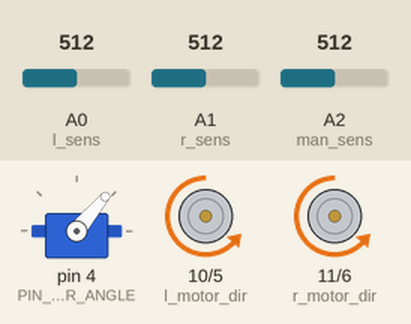
This sketch was run on a simulated Arduino Uno, built with avr-gcc and run on an emulated ATmega328P. Parts: servo, direction and speed pins drawn as motors (green arrow = direction pin HIGH = forward, orange = LOW = backward, longer = more drive). Inputs (shaded band) come from the test bench; at power-on: A2 (man_sens) = 512, A0 (l_sens) = 512, A1 (r_sens) = 512.

Above: at 8.8 s.
8.9 s: A2 (man_sens) set to 690
10.4 s: A2 (man_sens) set to 718
At 12.4 s:
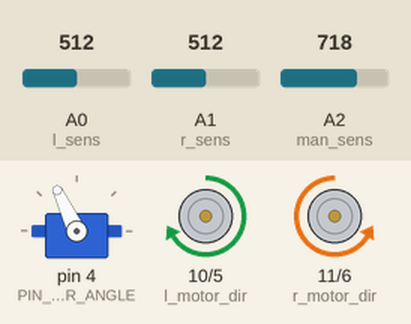
13.4 s: A0 (l_sens) set to 610
At 14.6 s:
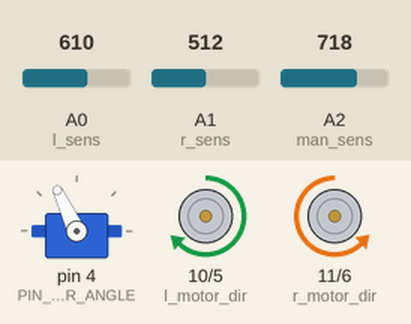
14.9 s: A1 (r_sens) set to 610
At 16.1 s:
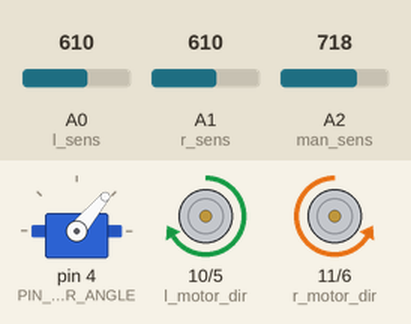
17.9 s: A0 (l_sens) set to 590
At 20.3 s:
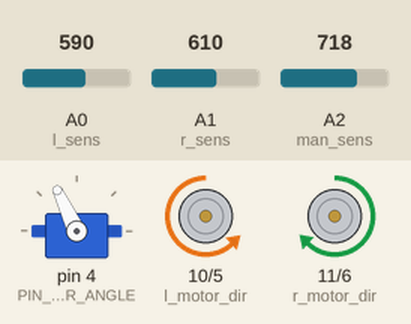
20.6 s: A1 (r_sens) set to 590
At 21.1 s:
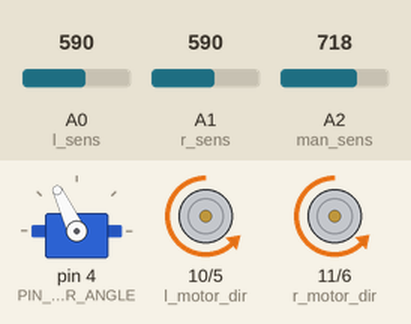
Timing chart, 0 to 23.1 s (numbered marks = the images above; inputs shaded):
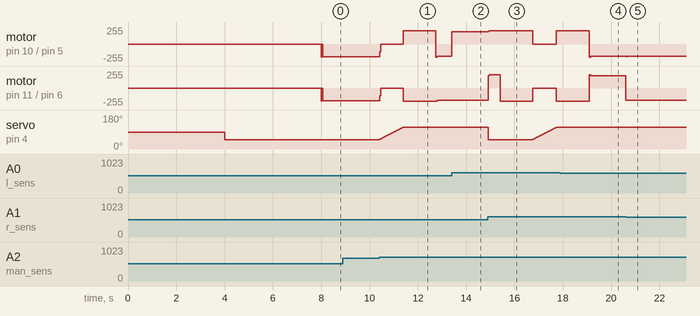

The sketch:

test_6_func.ino
```cpp
#include <Servo.h>

Servo manipul; // Сервопривод манипулятора
int ang = 50; // Угол установки сервопривода

const int l_sens = 0; // Пин левого сенсора
const int r_sens = 1; // Пин правого сенсора
const int man_sens = 2; // Пин сенсора манипулятора

const int l_motor_speed = 5; // Пин управления скоростью левого мотора
const int r_motor_speed = 6; // Пин управления скоростью правого мотора
const int l_motor_dir = 10; // Пин управления направлением вращения левого мотора
const int r_motor_dir = 11; // Пин управления направлением вращения правого мотора

int motorspeed = 200; // Переменная скорости вращения моторов
int keep_cup = 0; // Переменная для разрешения на срабатывание манипулятора
int number_cup = 0; // Переменная для подсчета доставленных баночек

int turn_r()
      { //чуть-чуть поворачиваем вправо
      digitalWrite (l_motor_dir, LOW);
      digitalWrite (r_motor_dir, HIGH);
      analogWrite (l_motor_speed, motorspeed);
      analogWrite (r_motor_speed, motorspeed);
      delay (10);
      analogWrite (l_motor_speed,0);
      analogWrite (r_motor_speed,0);
      }

int turn_l()
      { //чуть-чуть поворачиваем влево
      digitalWrite (l_motor_dir, HIGH);
      digitalWrite (r_motor_dir, LOW);
      analogWrite (l_motor_speed, motorspeed);
      analogWrite (r_motor_speed, motorspeed);
      delay (10);
      analogWrite (l_motor_speed,0);
      analogWrite (r_motor_speed,0);
      }

int forw()
      { //чуть-чуть едем вперед
      digitalWrite (l_motor_dir, LOW);
      digitalWrite (r_motor_dir, LOW);
      analogWrite (l_motor_speed, motorspeed);
      analogWrite (r_motor_speed, motorspeed);
      delay (10);
      analogWrite (l_motor_speed,0);
      analogWrite (r_motor_speed,0);
      }

int turn_around()
      { // Разворачиваемся
      digitalWrite (l_motor_dir, HIGH);
      digitalWrite (r_motor_dir, LOW);
      analogWrite (l_motor_speed, motorspeed);
      analogWrite (r_motor_speed, motorspeed);
      delay (1350);
      analogWrite (l_motor_speed,0);
      analogWrite (r_motor_speed,0);
      }

int go_back()
      {  //немного отъезжаем назад
      digitalWrite (l_motor_dir, HIGH);
      digitalWrite (r_motor_dir, HIGH);
      analogWrite (l_motor_speed, motorspeed);
      analogWrite (r_motor_speed, motorspeed);
      delay (500);
      analogWrite (l_motor_speed,0);
      analogWrite (r_motor_speed,0);
      }

void setup() {


 pinMode (l_motor_speed, OUTPUT); // Задаем пин как выход
 pinMode (r_motor_speed, OUTPUT); // Задаем пин как выход
 pinMode (l_motor_dir, OUTPUT); // Задаем пин как выход
 pinMode (r_motor_dir, OUTPUT); // Задаем пин как выход
 manipul.attach(4); // Назначаем подключение сервомотора на пин 4
}

void loop()
{
    delay(4000);
    manipul.write(ang);
    delay(4000);
    while (number_cup < 3) {   // выполняем, пока не унесем все баночки

          // Если правый датчик на черной линии, а левый нет, то
   if (analogRead(r_sens) > 600 && analogRead(l_sens) < 600)
     {
      turn_r();
      }

        // Если левый датчик на черной линии, а правый нет, то
   if (analogRead(r_sens) < 600 && analogRead(l_sens) > 600)
     {
      turn_l();
     }

        // Если левый и правый датчик не на черной линии, то
   if (analogRead(r_sens) < 600 && analogRead(l_sens) < 600)
     {
      forw();
      }

        // Если сенсор манипулятора перекрыт и разрешено реагировать на сенсор манипулятора, то
   if (analogRead(man_sens) > 700 && keep_cup == 0)
     { // Медленно закрываем манипулятор, берем баночку
      do {
         manipul.write(++ang);
         delay(15);
         }
      while (ang<115);
      ang = 50;
      ++keep_cup; // Ставим запрет реагировать на сенсор манипулятора

       // Разворачиваемся
      turn_around();
      }

        // Если левый и правый датчик на черной линии или над пропастью, то
   if (analogRead(r_sens) > 600 && analogRead(l_sens) > 600)
     {
     manipul.write(ang);  //Кладем баночку
     --keep_cup; // Разрешаем реагировать на сенсор манипулятора

      //немного отъезжаем назад
      go_back();

      //и разворачиваемся
      turn_around();

      ++number_cup; // Считаем количество приесенных баночек
      }
    }
      analogWrite (l_motor_speed,0); // Отключаем моторы
      analogWrite (r_motor_speed,0);
      // manipul.detach(4); // Отключаем сервомотор от пина 4
}
```

spritecolafanta2_BT.c
```cpp
/*

  Konstantin Zakharov <zakharov.k.l@yandex.ru>

  Возможный вариант решения задачи spritecolafanta #2 (см. youtube.com/watch?v=TzMQ6M7-H_s)

  Сперва мотивировка: пара слов о literate programming.

  Логику действий робота (т.е. код для arduino) можно описывать, используя значения датчиков.
  Однако, довольно интересно (и в некотором смысле красиво) описывать логику в антропоморфной
  терминологии ("брось", "едь", "не тупи"). Конечно, это не попытка придать хайтековский глянец
  примитивной робоплатформе (на журналистский лад), просто это довольно удачный в педагогическом
  плане ход, который, в случае с задачей spritecolafanta #2, позволяет:
  а) познакомить с синтаксисом - с массивом и перечислением, с представлением через них абстракций
  б) продемонстрировать красоту (я настаиваю, именно красоту) частного случая конечного автомата,
  который какой-то иностранный геймдевелопер красочно озаглавил behaviour tree (набор переходов
  между <<заданиями>>)
  ...и все это, разумеется, молча, просто показывая довольно простой код, без традиционных
  вступлений вроде <<Марлезонский балет, второй акт>>. Этот подход не нужно обобщать на остальные
  задачи, т.к. логика на датчиках часто лаконичнее и вернее любых красивостей и математических
  моделей, а здесь - я нагородил все это вовсе не по необходимости, а смеху ради.

  Решение.

  Ездить по линии и преодолевать плюс-образные перекрестки - мы умеем благодаря низким требованиям
  к скорости передвижения и заботливо подобранным неочевидным геометрическим параметрам робота и
  толщины линии. Оставшаяся проблема - как узнать, куда ставить банку, уже тоже решена дизайнером
  трассы - это место оформлено, как перекресток. Представляя разные ситуации, в которых роботу
  придется побывать, можно перейти к списку элементарных действий, которые нужно запрограммировать.
  Далее останется расположить их в нужном порядке. Всего есть 6 способов притащить банки к точке
  старта, если, конечно, не ездить по линиям просто так и не выдумывать ничего особенного, например,
  не бросать банки по дороге.

*/

#include <Servo.h>

// Элементарные действия
enum Task {
    FOLLOW_THE_LINE,            // Ехать по линии до перекрестка, пропасти или банки
    CROSSROAD_TURN_RIGHT,       // Повернуть направо
    CROSSROAD_TURN_LEFT,        // Поворот налево
    CROSSROAD_MOVE_FORWARD,     // Проезд прямо
    GRAB_JAR_AND_TURN_AROUND,   // Схватить баночку и развернуться
    DROP_JAR_AND_TURN_AROUND,   // Бросить баночку и развернуться
    TURN_OFF                    // Отключиться
};

// Массив с шагами алгоритма (куски, ответственные за каждую банку - разделены пустыми строками)
const Task task[] = {

    FOLLOW_THE_LINE,
    CROSSROAD_TURN_RIGHT,
    FOLLOW_THE_LINE,
    GRAB_JAR_AND_TURN_AROUND,
    FOLLOW_THE_LINE,
    CROSSROAD_TURN_LEFT,
    FOLLOW_THE_LINE,
    DROP_JAR_AND_TURN_AROUND,

    FOLLOW_THE_LINE,
    CROSSROAD_MOVE_FORWARD,
    FOLLOW_THE_LINE,
    GRAB_JAR_AND_TURN_AROUND,
    FOLLOW_THE_LINE,
    CROSSROAD_MOVE_FORWARD,
    FOLLOW_THE_LINE,
    DROP_JAR_AND_TURN_AROUND,

    FOLLOW_THE_LINE,
    CROSSROAD_TURN_RIGHT,
    FOLLOW_THE_LINE,
    GRAB_JAR_AND_TURN_AROUND,
    FOLLOW_THE_LINE,
    CROSSROAD_TURN_LEFT,
    FOLLOW_THE_LINE,
    DROP_JAR_AND_TURN_AROUND,

    TURN_OFF
};

const int tasks_count = sizeof(task) / sizeof(task[0]); // Количество шагов алгоритма

// Расстановка пинов по функциям
const int PIN_LEFT_SENSOR = 0;
const int PIN_RIGHT_SENSOR = 1;
const int PIN_MANIPULATOR_SENSOR = 2;
const int PIN_MANIPULATOR_ANGLE = 4;
const int PIN_LEFT_MOTORSPEED = 5;
const int PIN_RIGHT_MOTORSPEED = 6;
const int PIN_LEFT_MOTORDIR = 10;
const int PIN_RIGHT_MOTORDIR = 11;

// Некоторые константы
const int VALUE_MOVETICK = 10;
const int VALUE_MOTORSPEED = 200;
const int VALUE_MANIPULATOR_OPENED = 50;
const int VALUE_MANIPULATOR_CLOSED = 135;

// Функции управления моторами. Задают нужные направления вращения и скорости моторов
// на указанное время.
int turn_right(int duration);
int turn_left(int duration);
int go_forward(int duration);
int go_back(int duration);

Servo manipulator; // Сервопривод манипулятора

void setup()
{
    // Назначаем пины моторов на выход
    pinMode(PIN_LEFT_MOTORSPEED, OUTPUT);
    pinMode(PIN_RIGHT_MOTORSPEED, OUTPUT);
    pinMode(PIN_LEFT_MOTORDIR, OUTPUT);
    pinMode(PIN_RIGHT_MOTORDIR, OUTPUT);
    manipulator.attach(PIN_MANIPULATOR_ANGLE); // Назначаем подключение сервомотора
    manipulator.write(VALUE_MANIPULATOR_OPENED); // Установка манипулятора в открытое положение
}

void turn_off()
{
    // Отключаем моторы
    analogWrite(PIN_LEFT_MOTORSPEED, 0);
    analogWrite(PIN_RIGHT_MOTORSPEED, 0);
    manipulator.detach(); // Отключаем сервомотор от пина 4, TODO (20.07.2016): на серве
                          // остается напряжение
}

void loop()
{
    static int id = 0; // Номер задания

    // Если алгоритм выполнен
    if (id == tasks_count)
    {
        delay(1000);
        return;
    }

    // Выполняем текущее задание
    switch (task[id++])
    {
        case FOLLOW_THE_LINE:
        {
            // Цикл езды по линии
            while (1)
            {
                // Если найдена баночка
                if (analogRead(PIN_MANIPULATOR_SENSOR) > 700)
                {
                    break;
                }
                else
                // Если найден перекресток или пропасть
                if (analogRead(PIN_RIGHT_SENSOR) > 600 && analogRead(PIN_LEFT_SENSOR) > 600)
                {
                    break;
                }
                else
                // Если правый датчик на черной линии, а левый нет, то
                if (analogRead(PIN_RIGHT_SENSOR) > 600 && analogRead(PIN_LEFT_SENSOR) < 600)
                {
                    turn_right(VALUE_MOVETICK);
                }
                else
                // Если левый датчик на черной линии, а правый нет, то
                if (analogRead(PIN_RIGHT_SENSOR) < 600 && analogRead(PIN_LEFT_SENSOR) > 600)
                {
                    turn_left(VALUE_MOVETICK);
                }
                else
                // Если левый и правый датчик не на черной линии, то
                if (analogRead(PIN_RIGHT_SENSOR) < 600 && analogRead(PIN_LEFT_SENSOR) < 600)
                {
                    go_forward(VALUE_MOVETICK);
                }
            }
            break;
        }
        case CROSSROAD_TURN_LEFT:
        {
            go_forward(700);
            turn_left(700);
            break;
        }
        case CROSSROAD_MOVE_FORWARD:
        {
            go_forward(700);
            break;
        }
        case CROSSROAD_TURN_RIGHT:
        {
            go_forward(700);
            turn_right(700);
            break;
        }
        case GRAB_JAR_AND_TURN_AROUND:
        {
            // Медленно закрываем манипулятор, берем баночку
            int value = VALUE_MANIPULATOR_OPENED;
            do
            {
                manipulator.write(++value);
                delay(15);
            }
            while (value != VALUE_MANIPULATOR_CLOSED);
            turn_left(1400); // Разворачиваемся
            break;
        }
        case DROP_JAR_AND_TURN_AROUND:
        {
            manipulator.write(VALUE_MANIPULATOR_OPENED); // Бросаем баночку
            go_back(500); // Немного отъезжаем назад
            turn_left(1400); // Разворачиваемся
            break;
        }
        case TURN_OFF:
        {
            turn_off();
        }
    }
}

int turn_right(int duration)
{
    digitalWrite(PIN_LEFT_MOTORDIR, LOW);
    digitalWrite(PIN_RIGHT_MOTORDIR, HIGH);
    analogWrite(PIN_LEFT_MOTORSPEED, VALUE_MOTORSPEED);
    analogWrite(PIN_RIGHT_MOTORSPEED, VALUE_MOTORSPEED);
    delay(duration);
    analogWrite(PIN_LEFT_MOTORSPEED, 0);
    analogWrite(PIN_RIGHT_MOTORSPEED, 0);
}

int turn_left(int duration)
{
    digitalWrite(PIN_LEFT_MOTORDIR, HIGH);
    digitalWrite(PIN_RIGHT_MOTORDIR, LOW);
    analogWrite(PIN_LEFT_MOTORSPEED, VALUE_MOTORSPEED);
    analogWrite(PIN_RIGHT_MOTORSPEED, VALUE_MOTORSPEED);
    delay(duration);
    analogWrite(PIN_LEFT_MOTORSPEED, 0);
    analogWrite(PIN_RIGHT_MOTORSPEED, 0);
}

int go_forward(int duration)
{
    digitalWrite(PIN_LEFT_MOTORDIR, LOW);
    digitalWrite(PIN_RIGHT_MOTORDIR, LOW);
    analogWrite(PIN_LEFT_MOTORSPEED, VALUE_MOTORSPEED);
    analogWrite(PIN_RIGHT_MOTORSPEED, VALUE_MOTORSPEED);
    delay(duration);
    analogWrite(PIN_LEFT_MOTORSPEED, 0);
    analogWrite(PIN_RIGHT_MOTORSPEED, 0);
}

int go_back(int duration)
{
    digitalWrite(PIN_LEFT_MOTORDIR, HIGH);
    digitalWrite(PIN_RIGHT_MOTORDIR, HIGH);
    analogWrite(PIN_LEFT_MOTORSPEED, VALUE_MOTORSPEED);
    analogWrite(PIN_RIGHT_MOTORSPEED, VALUE_MOTORSPEED);
    delay(duration);
    analogWrite(PIN_LEFT_MOTORSPEED, 0);
    analogWrite(PIN_RIGHT_MOTORSPEED, 0);
}
```

Measured:
- the behaviour switches between 700 and 701 on A2 (man_sens) (found by bisection; images 0 and 1)
- after the input at 8.9 s, every drawn part: stays the same
- after the input at 13.4 s, motor on pin 10 (l_motor_dir) / pin 5 (l_motor_speed): backward 184/255 → forward 184/255 at once
- after the input at 17.9 s, motor on pin 10 (l_motor_dir) / pin 5 (l_motor_speed): forward 200/255 → backward 200/255 after 1.2 s, → backward 184/255 0.06 s later; servo on pin 4 (PIN_MANIPULATOR_ANGLE): stays 115° (without the input it goes to 50° after 1.2 s)
- after the input at 20.6 s, motor on pin 10 (l_motor_dir) / pin 5 (l_motor_speed): backward 184/255 → backward 190/255 at once, → backward 184/255 0.04 s later; motor on pin 11 (r_motor_dir) / pin 6 (r_motor_speed): forward 185/255 → backward 185/255 at once
